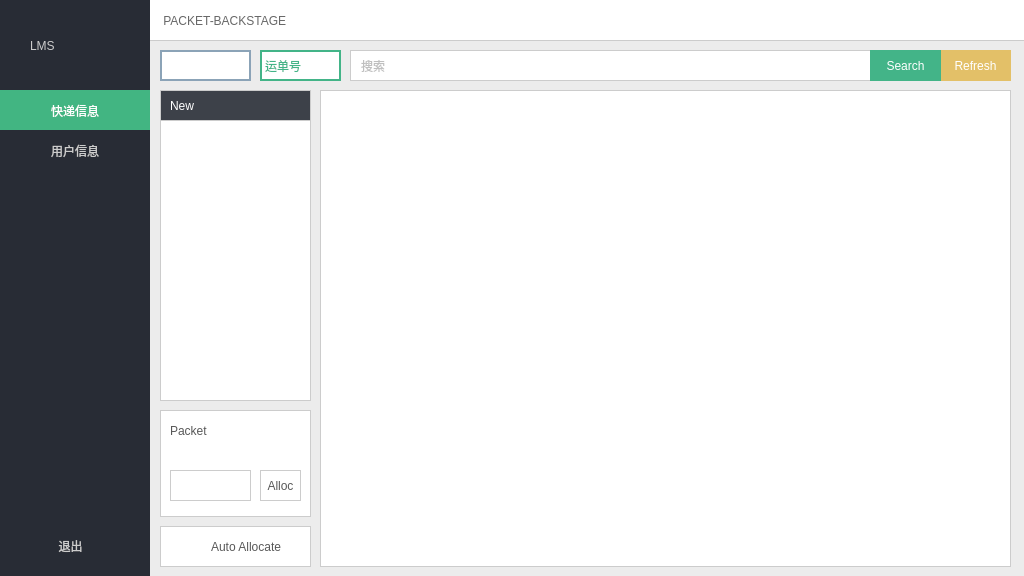
<?xml version="1.0" encoding="UTF-8"?>
<ui version="4.0">
 <class>BackStage</class>
 <widget class="QWidget" name="BackStage">
  <property name="geometry">
   <rect>
    <x>0</x>
    <y>0</y>
    <width>1024</width>
    <height>576</height>
   </rect>
  </property>
  <property name="windowTitle">
   <string>Form</string>
  </property>
  <property name="styleSheet">
   <string notr="true">background-color: rgb(255,255,255);</string>
  </property>
  <widget class="QWidget" name="nav_bar" native="true">
   <property name="geometry">
    <rect>
     <x>0</x>
     <y>0</y>
     <width>150</width>
     <height>581</height>
    </rect>
   </property>
   <property name="styleSheet">
    <string notr="true">background-color:rgb(40,44,53);
color:rgb(204,204,204);
border:none;
font: 600 11pt &quot;微软雅黑&quot;;</string>
   </property>
   <widget class="QPushButton" name="packet_page_select">
    <property name="geometry">
     <rect>
      <x>0</x>
      <y>90</y>
      <width>150</width>
      <height>41</height>
     </rect>
    </property>
    <property name="styleSheet">
     <string notr="true">background-color:rgb(66,181,130);
color:rgb(255,255,255);</string>
    </property>
    <property name="text">
     <string>快递信息</string>
    </property>
   </widget>
   <widget class="QPushButton" name="sign_out_click">
    <property name="geometry">
     <rect>
      <x>20</x>
      <y>530</y>
      <width>101</width>
      <height>31</height>
     </rect>
    </property>
    <property name="styleSheet">
     <string notr="true">background:none;
border:none;
font: 700 10pt &quot;微软雅黑&quot;;
color:rgb(204,204,204);</string>
    </property>
    <property name="text">
     <string>退出</string>
    </property>
   </widget>
   <widget class="QPushButton" name="user_page_select">
    <property name="geometry">
     <rect>
      <x>0</x>
      <y>130</y>
      <width>150</width>
      <height>41</height>
     </rect>
    </property>
    <property name="styleSheet">
     <string notr="true"/>
    </property>
    <property name="text">
     <string>用户信息</string>
    </property>
   </widget>
   <widget class="QLabel" name="label_4">
    <property name="geometry">
     <rect>
      <x>30</x>
      <y>30</y>
      <width>91</width>
      <height>31</height>
     </rect>
    </property>
    <property name="styleSheet">
     <string notr="true">font: 28pt &quot;优设标题黑&quot;;
color:rgb(204,204,204);</string>
    </property>
    <property name="text">
     <string>LMS</string>
    </property>
   </widget>
  </widget>
  <widget class="QStackedWidget" name="stackedWidget">
   <property name="geometry">
    <rect>
     <x>150</x>
     <y>0</y>
     <width>881</width>
     <height>581</height>
    </rect>
   </property>
   <property name="styleSheet">
    <string notr="true">background-color: rgb(236, 236, 236);</string>
   </property>
   <property name="currentIndex">
    <number>0</number>
   </property>
   <widget class="QWidget" name="page_packet">
    <widget class="QPushButton" name="packet_search_refresh">
     <property name="geometry">
      <rect>
       <x>790</x>
       <y>50</y>
       <width>71</width>
       <height>31</height>
      </rect>
     </property>
     <property name="styleSheet">
      <string notr="true">border:none;
background-color:rgb(227,192,104);
color: rgb(255, 255, 255);
font: 700 10pt &quot;微软雅黑&quot;;</string>
     </property>
     <property name="text">
      <string>Refresh</string>
     </property>
    </widget>
    <widget class="QComboBox" name="packet_search_choose">
     <property name="geometry">
      <rect>
       <x>110</x>
       <y>50</y>
       <width>81</width>
       <height>31</height>
      </rect>
     </property>
     <property name="styleSheet">
      <string notr="true">QComboBox{
	background-color:rgb(255,255,255);
	border:2px solid rgb(67,180,136);
	font: 600 10pt &quot;微软雅黑&quot;;
	color:rgb(67,180,136);
}

QComboBox::drop-down{
	border:none;
}



</string>
     </property>
     <item>
      <property name="text">
       <string>运单号</string>
      </property>
     </item>
     <item>
      <property name="text">
       <string>收件人</string>
      </property>
     </item>
     <item>
      <property name="text">
       <string>收件时间</string>
      </property>
     </item>
     <item>
      <property name="text">
       <string>寄件时间</string>
      </property>
     </item>
     <item>
      <property name="text">
       <string>寄件人</string>
      </property>
     </item>
     <item>
      <property name="text">
       <string>ALL</string>
      </property>
     </item>
    </widget>
    <widget class="QLineEdit" name="packet_search_input">
     <property name="geometry">
      <rect>
       <x>200</x>
       <y>50</y>
       <width>521</width>
       <height>31</height>
      </rect>
     </property>
     <property name="styleSheet">
      <string notr="true">background-color:rgb(255,255,255);
border:1px solid rgb(204,204,204);
padding-left:8px;
font: 600 10pt &quot;微软雅黑&quot;;
color: rgb(127, 127, 127);</string>
     </property>
     <property name="placeholderText">
      <string>搜索</string>
     </property>
    </widget>
    <widget class="QTableWidget" name="packet_list">
     <property name="geometry">
      <rect>
       <x>170</x>
       <y>90</y>
       <width>691</width>
       <height>477</height>
      </rect>
     </property>
     <property name="styleSheet">
      <string notr="true">border:1px solid rgb(204,204,204);
background-color:rgb(255,255,255);</string>
     </property>
     <property name="verticalScrollMode">
      <enum>QAbstractItemView::ScrollPerPixel</enum>
     </property>
     <property name="horizontalScrollMode">
      <enum>QAbstractItemView::ScrollPerPixel</enum>
     </property>
    </widget>
    <widget class="QPushButton" name="packet_search_click">
     <property name="geometry">
      <rect>
       <x>720</x>
       <y>50</y>
       <width>71</width>
       <height>31</height>
      </rect>
     </property>
     <property name="styleSheet">
      <string notr="true">border:none;
background-color:rgb(67,180,136);
color: rgb(255, 255, 255);
font: 700 10pt &quot;微软雅黑&quot;;</string>
     </property>
     <property name="text">
      <string>Search</string>
     </property>
    </widget>
    <widget class="QLabel" name="label_2">
     <property name="geometry">
      <rect>
       <x>0</x>
       <y>0</y>
       <width>881</width>
       <height>41</height>
      </rect>
     </property>
     <property name="styleSheet">
      <string notr="true">background-color: rgb(255, 255, 255);
border-bottom:1px solid rgb(204, 204, 204);
font: 700 10pt &quot;微软雅黑&quot;;
color: rgb(103, 103, 103);</string>
     </property>
     <property name="text">
      <string>    PACKET-BACKSTAGE</string>
     </property>
    </widget>
    <widget class="QTableWidget" name="collecting_list">
     <property name="geometry">
      <rect>
       <x>10</x>
       <y>120</y>
       <width>151</width>
       <height>281</height>
      </rect>
     </property>
     <property name="styleSheet">
      <string notr="true">border:1px solid rgb(204,204,204);
background-color:rgb(255,255,255);</string>
     </property>
     <property name="verticalScrollMode">
      <enum>QAbstractItemView::ScrollPerPixel</enum>
     </property>
    </widget>
    <widget class="QWidget" name="widget" native="true">
     <property name="geometry">
      <rect>
       <x>10</x>
       <y>410</y>
       <width>151</width>
       <height>107</height>
      </rect>
     </property>
     <property name="styleSheet">
      <string notr="true">border:1px solid rgb(204,204,204);
background-color:rgb(255,255,255);</string>
     </property>
     <widget class="QComboBox" name="packet_alloc_choose">
      <property name="geometry">
       <rect>
        <x>10</x>
        <y>60</y>
        <width>81</width>
        <height>31</height>
       </rect>
      </property>
      <property name="styleSheet">
       <string notr="true">QComboBox{
	background-color: rgb(255, 255, 255);
	border-radius:0px;
	padding-left:6px;
	color: rgb(88, 88, 88);
}


QComboBox::drop-down{
	border:none;
}

QComboBox::down-arrow{
	margin-right:10px;
	width:14px;
	height:7px;
	border-image: url(:/res/icon/icon_arrow_down.png);
}</string>
      </property>
     </widget>
     <widget class="QPushButton" name="packet_alloc">
      <property name="geometry">
       <rect>
        <x>100</x>
        <y>60</y>
        <width>41</width>
        <height>31</height>
       </rect>
      </property>
      <property name="styleSheet">
       <string notr="true">color: rgb(88, 88, 88);
font: 700 10pt &quot;微软雅黑&quot;;</string>
      </property>
      <property name="text">
       <string>Alloc</string>
      </property>
     </widget>
     <widget class="QLabel" name="option_packet_id">
      <property name="geometry">
       <rect>
        <x>10</x>
        <y>30</y>
        <width>131</width>
        <height>28</height>
       </rect>
      </property>
      <property name="styleSheet">
       <string notr="true">border:none;
background:none;
font: 700 10pt &quot;微软雅黑&quot;;
color: rgb(88, 88, 88);</string>
      </property>
      <property name="text">
       <string/>
      </property>
     </widget>
     <widget class="QLabel" name="label">
      <property name="geometry">
       <rect>
        <x>10</x>
        <y>10</y>
        <width>61</width>
        <height>21</height>
       </rect>
      </property>
      <property name="styleSheet">
       <string notr="true">border:none;
font: 700 11pt &quot;微软雅黑&quot;;
color: rgb(88, 88, 88);</string>
      </property>
      <property name="text">
       <string>Packet</string>
      </property>
     </widget>
    </widget>
    <widget class="QWidget" name="widget_2" native="true">
     <property name="geometry">
      <rect>
       <x>10</x>
       <y>90</y>
       <width>151</width>
       <height>31</height>
      </rect>
     </property>
     <property name="styleSheet">
      <string notr="true">border:1px solid rgb(204,204,204);
background-color: rgb(61, 65, 73);</string>
     </property>
     <widget class="QLabel" name="label_12">
      <property name="geometry">
       <rect>
        <x>10</x>
        <y>5</y>
        <width>51</width>
        <height>21</height>
       </rect>
      </property>
      <property name="styleSheet">
       <string notr="true">border:none;
font: 700 11pt &quot;微软雅黑&quot;;
color: rgb(255, 255, 255);</string>
      </property>
      <property name="text">
       <string>New</string>
      </property>
     </widget>
    </widget>
    <widget class="QCheckBox" name="auto_allocation">
     <property name="geometry">
      <rect>
       <x>10</x>
       <y>526</y>
       <width>151</width>
       <height>41</height>
      </rect>
     </property>
     <property name="styleSheet">
      <string notr="true">QCheckBox{
	border:1px solid rgb(204,204,204);
	background-color:rgb(255,255,255);
	padding-left:8px;
	font: 500 10pt &quot;微软雅黑&quot;;
	color: rgb(88, 88, 88);
}

QCheckBox::indicator{
	background-color:rgba(0,0,0,0);

	width:36px;
	height:36px;
}

QCheckBox::indicator:unchecked{
	image: url(:/res/icon/icon_switch_off.png);
}

QCheckBox::indicator:checked{
	image: url(:/res/icon/icon_switch_on.png);
}

</string>
     </property>
     <property name="text">
      <string>Auto Allocate</string>
     </property>
    </widget>
    <widget class="QComboBox" name="search_courier_choose">
     <property name="geometry">
      <rect>
       <x>10</x>
       <y>50</y>
       <width>91</width>
       <height>31</height>
      </rect>
     </property>
     <property name="styleSheet">
      <string notr="true">QComboBox{
	background-color:rgb(255,255,255);
	border:2px solid rgb(139,163,183);
	padding-left:6px;
	color: rgb(88, 88, 88);
	font: 700 10pt &quot;微软雅黑&quot;;
}

QComboBox::drop-down{
	border:none;
}

QComboBox::down-arrow{
	margin-right:10px;
	width:14px;
	height:7px;
	border-image: url(:/res/icon/icon_arrow_down.png);
}</string>
     </property>
    </widget>
    <zorder>packet_search_refresh</zorder>
    <zorder>packet_search_input</zorder>
    <zorder>packet_list</zorder>
    <zorder>label_2</zorder>
    <zorder>packet_search_choose</zorder>
    <zorder>packet_search_click</zorder>
    <zorder>widget</zorder>
    <zorder>widget_2</zorder>
    <zorder>collecting_list</zorder>
    <zorder>auto_allocation</zorder>
    <zorder>search_courier_choose</zorder>
   </widget>
   <widget class="QWidget" name="page_user">
    <widget class="QTableWidget" name="user_list">
     <property name="geometry">
      <rect>
       <x>180</x>
       <y>90</y>
       <width>681</width>
       <height>477</height>
      </rect>
     </property>
     <property name="styleSheet">
      <string notr="true">border:1px solid rgb(204,204,204);
background-color:rgb(255,255,255);</string>
     </property>
     <property name="verticalScrollMode">
      <enum>QAbstractItemView::ScrollPerPixel</enum>
     </property>
     <property name="horizontalScrollMode">
      <enum>QAbstractItemView::ScrollPerPixel</enum>
     </property>
    </widget>
    <widget class="QComboBox" name="user_search_choose">
     <property name="geometry">
      <rect>
       <x>10</x>
       <y>50</y>
       <width>71</width>
       <height>31</height>
      </rect>
     </property>
     <property name="styleSheet">
      <string notr="true">QComboBox{
	background-color:rgb(255,255,255);
	border:2px solid rgb(67,180,136);
	border-radius:1px;
	font: 600 10pt &quot;微软雅黑&quot;;
	color:rgb(67,180,136);
}

QComboBox::drop-down{
	border:none;
	font: 600 10pt &quot;微软雅黑&quot;;
	color:rgb(67,180,136);
}

</string>
     </property>
     <item>
      <property name="text">
       <string>用户名</string>
      </property>
     </item>
     <item>
      <property name="text">
       <string>姓名</string>
      </property>
     </item>
     <item>
      <property name="text">
       <string>电话</string>
      </property>
     </item>
     <item>
      <property name="text">
       <string>地址</string>
      </property>
     </item>
    </widget>
    <widget class="QLineEdit" name="user_search_input">
     <property name="geometry">
      <rect>
       <x>90</x>
       <y>50</y>
       <width>631</width>
       <height>31</height>
      </rect>
     </property>
     <property name="styleSheet">
      <string notr="true">background-color:rgb(255,255,255);
border:1px solid rgb(204,204,204);
padding-left:8px;
font: 600 10pt &quot;微软雅黑&quot;;
color: rgb(127, 127, 127);</string>
     </property>
     <property name="placeholderText">
      <string>搜索</string>
     </property>
    </widget>
    <widget class="QPushButton" name="user_search_click">
     <property name="geometry">
      <rect>
       <x>720</x>
       <y>50</y>
       <width>71</width>
       <height>31</height>
      </rect>
     </property>
     <property name="styleSheet">
      <string notr="true">border:none;
background-color:rgb(67,180,136);
color: rgb(255, 255, 255);
font: 700 10pt &quot;微软雅黑&quot;;</string>
     </property>
     <property name="text">
      <string>Search</string>
     </property>
    </widget>
    <widget class="QPushButton" name="user_search_refresh">
     <property name="geometry">
      <rect>
       <x>790</x>
       <y>50</y>
       <width>71</width>
       <height>31</height>
      </rect>
     </property>
     <property name="styleSheet">
      <string notr="true">border:none;
background-color:rgb(227,192,104);
color: rgb(255, 255, 255);
font: 700 10pt &quot;微软雅黑&quot;;</string>
     </property>
     <property name="text">
      <string>Refresh</string>
     </property>
    </widget>
    <widget class="QLabel" name="label_3">
     <property name="geometry">
      <rect>
       <x>0</x>
       <y>0</y>
       <width>881</width>
       <height>41</height>
      </rect>
     </property>
     <property name="styleSheet">
      <string notr="true">background-color: rgb(255, 255, 255);
border-bottom:1px solid rgb(204, 204, 204);
font: 700 10pt &quot;微软雅黑&quot;;
color: rgb(103, 103, 103);</string>
     </property>
     <property name="text">
      <string>    USER-BACKSTAGE</string>
     </property>
    </widget>
    <widget class="QWidget" name="widget_3" native="true">
     <property name="geometry">
      <rect>
       <x>10</x>
       <y>120</y>
       <width>161</width>
       <height>221</height>
      </rect>
     </property>
     <property name="styleSheet">
      <string notr="true">border:1px solid rgb(204,204,204);
background-color:rgb(255,255,255);</string>
     </property>
     <widget class="QComboBox" name="user_option_choose">
      <property name="geometry">
       <rect>
        <x>10</x>
        <y>40</y>
        <width>141</width>
        <height>31</height>
       </rect>
      </property>
      <property name="styleSheet">
       <string notr="true">QComboBox{
	background-color: rgb(255, 255, 255);
	border-radius:0px;
	padding-left:6px;
	color: rgb(88, 88, 88);
}


QComboBox::drop-down{
	border:none;
}

QComboBox::down-arrow{
	margin-right:10px;
	width:14px;
	height:7px;
	border-image: url(:/res/icon/icon_arrow_down.png);
}</string>
      </property>
     </widget>
     <widget class="QPushButton" name="user_delete">
      <property name="geometry">
       <rect>
        <x>10</x>
        <y>80</y>
        <width>141</width>
        <height>31</height>
       </rect>
      </property>
      <property name="styleSheet">
       <string notr="true">color: rgb(88, 88, 88);
font: 700 10pt &quot;微软雅黑&quot;;</string>
      </property>
      <property name="text">
       <string>Delete</string>
      </property>
     </widget>
     <widget class="QLabel" name="label_13">
      <property name="geometry">
       <rect>
        <x>10</x>
        <y>10</y>
        <width>61</width>
        <height>21</height>
       </rect>
      </property>
      <property name="styleSheet">
       <string notr="true">border:none;
font: 700 11pt &quot;微软雅黑&quot;;
color: rgb(88, 88, 88);</string>
      </property>
      <property name="text">
       <string>USER</string>
      </property>
     </widget>
    </widget>
    <widget class="QWidget" name="widget_4" native="true">
     <property name="geometry">
      <rect>
       <x>10</x>
       <y>90</y>
       <width>161</width>
       <height>31</height>
      </rect>
     </property>
     <property name="styleSheet">
      <string notr="true">border:1px solid rgb(204,204,204);
background-color: rgb(61, 65, 73);</string>
     </property>
     <widget class="QLabel" name="label_14">
      <property name="geometry">
       <rect>
        <x>10</x>
        <y>5</y>
        <width>71</width>
        <height>21</height>
       </rect>
      </property>
      <property name="styleSheet">
       <string notr="true">border:none;
font: 700 11pt &quot;微软雅黑&quot;;
color: rgb(255, 255, 255);</string>
      </property>
      <property name="text">
       <string>OPTION</string>
      </property>
     </widget>
    </widget>
    <widget class="QWidget" name="widget_5" native="true">
     <property name="geometry">
      <rect>
       <x>10</x>
       <y>375</y>
       <width>161</width>
       <height>191</height>
      </rect>
     </property>
     <property name="styleSheet">
      <string notr="true">border:1px solid rgb(204,204,204);
background-color:rgb(255,255,255);</string>
     </property>
     <widget class="QLabel" name="label_7">
      <property name="geometry">
       <rect>
        <x>10</x>
        <y>60</y>
        <width>41</width>
        <height>31</height>
       </rect>
      </property>
      <property name="styleSheet">
       <string notr="true">font: 700 11pt &quot;微软雅黑&quot;;
color: rgb(45, 45, 45);
border:none;</string>
      </property>
      <property name="text">
       <string>权限</string>
      </property>
     </widget>
     <widget class="QLabel" name="label_5">
      <property name="geometry">
       <rect>
        <x>10</x>
        <y>20</y>
        <width>51</width>
        <height>31</height>
       </rect>
      </property>
      <property name="styleSheet">
       <string notr="true">font: 700 11pt &quot;微软雅黑&quot;;
color: rgb(45, 45, 45);
border:none;</string>
      </property>
      <property name="text">
       <string>用户名</string>
      </property>
     </widget>
     <widget class="QComboBox" name="add_user_auth">
      <property name="geometry">
       <rect>
        <x>60</x>
        <y>60</y>
        <width>91</width>
        <height>31</height>
       </rect>
      </property>
      <property name="styleSheet">
       <string notr="true">QComboBox{
	background-color: rgb(255, 255, 255);
	border-radius:0px;
	padding-left:6px;
	color: rgb(88, 88, 88);
	border:1px solid rgb(204, 204, 204);
	border-radius:2px;
}


QComboBox::drop-down{
	border:none;
}

QComboBox::down-arrow{
	margin-right:12px;
	width:16px;
	height:8px;
	border-image: url(:/res/icon/icon_arrow_down.png);
}</string>
      </property>
      <item>
       <property name="text">
        <string>用户</string>
       </property>
      </item>
      <item>
       <property name="text">
        <string>快递员</string>
       </property>
      </item>
      <item>
       <property name="text">
        <string>管理员</string>
       </property>
      </item>
     </widget>
     <widget class="QLabel" name="label_9">
      <property name="geometry">
       <rect>
        <x>10</x>
        <y>100</y>
        <width>41</width>
        <height>31</height>
       </rect>
      </property>
      <property name="styleSheet">
       <string>font: 700 11pt &quot;微软雅黑&quot;;
color: rgb(45, 45, 45);
border:none;</string>
      </property>
      <property name="text">
       <string>余额</string>
      </property>
     </widget>
     <widget class="QLineEdit" name="add_user_id">
      <property name="geometry">
       <rect>
        <x>60</x>
        <y>20</y>
        <width>91</width>
        <height>31</height>
       </rect>
      </property>
      <property name="styleSheet">
       <string notr="true">background-color: rgb(255, 255, 255);
padding-left:4px;
color: rgb(88, 88, 88);
border:1px solid rgb(204, 204, 204);
border-radius:2px;</string>
      </property>
      <property name="maxLength">
       <number>10</number>
      </property>
      <property name="placeholderText">
       <string/>
      </property>
     </widget>
     <widget class="QSpinBox" name="add_user_balance">
      <property name="geometry">
       <rect>
        <x>60</x>
        <y>100</y>
        <width>91</width>
        <height>31</height>
       </rect>
      </property>
      <property name="styleSheet">
       <string notr="true">QSpinBox {
   	border:none;
	background-color: rgb(255, 255, 255);
	border:1px solid rgb(204, 204, 204);
	border-radius:2px;
	padding-left:6px;
	color: rgb(88, 88, 88);
}

QSpinBox::up-button { 
	border: none;
	width: 11px;
	margin-top: 2px;
	margin-right: 8px;
	margin-bottom: 0px;
}

QSpinBox::down-button { 
	border: none;
	width: 12px;
	margin-top: 0px;
	margin-right: 8px;
	margin-bottom: 2px;
}

QSpinBox::up-arrow { 
	width:15px;
	height:7px;
	border-image: url(:/res/icon/icon_arrow_up.png);
}

QSpinBox::down-arrow { 
	width:15px;
	height:7px;
	border-image: url(:/res/icon/icon_arrow_down.png);
}
</string>
      </property>
      <property name="maximum">
       <number>32767</number>
      </property>
     </widget>
     <widget class="QPushButton" name="user_add">
      <property name="geometry">
       <rect>
        <x>10</x>
        <y>140</y>
        <width>141</width>
        <height>31</height>
       </rect>
      </property>
      <property name="styleSheet">
       <string notr="true">background-color:rgb(255,255,255);
border-radius:3px;
color: rgb(88, 88, 88);
font: 700 10pt &quot;微软雅黑&quot;;</string>
      </property>
      <property name="text">
       <string>Add</string>
      </property>
     </widget>
    </widget>
    <widget class="QWidget" name="widget_6" native="true">
     <property name="geometry">
      <rect>
       <x>10</x>
       <y>350</y>
       <width>161</width>
       <height>31</height>
      </rect>
     </property>
     <property name="styleSheet">
      <string notr="true">border:1px solid rgb(204,204,204);
background-color: rgb(61, 65, 73);</string>
     </property>
     <widget class="QLabel" name="label_15">
      <property name="geometry">
       <rect>
        <x>10</x>
        <y>5</y>
        <width>71</width>
        <height>21</height>
       </rect>
      </property>
      <property name="styleSheet">
       <string notr="true">border:none;
font: 700 11pt &quot;微软雅黑&quot;;
color: rgb(255, 255, 255);</string>
      </property>
      <property name="text">
       <string>NEW</string>
      </property>
     </widget>
    </widget>
    <zorder>user_list</zorder>
    <zorder>user_search_choose</zorder>
    <zorder>user_search_input</zorder>
    <zorder>user_search_refresh</zorder>
    <zorder>label_3</zorder>
    <zorder>user_search_click</zorder>
    <zorder>widget_3</zorder>
    <zorder>widget_4</zorder>
    <zorder>widget_5</zorder>
    <zorder>widget_6</zorder>
   </widget>
  </widget>
 </widget>
 <resources/>
 <connections/>
</ui>
